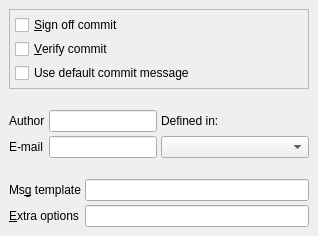
       <widget class="QWidget" name="Commit">
        <attribute name="title">
         <string>&amp;Commit</string>
        </attribute>
        <layout class="QHBoxLayout">
         <property name="spacing">
          <number>6</number>
         </property>
         <property name="margin">
          <number>9</number>
         </property>
         <item>
          <layout class="QVBoxLayout">
           <property name="spacing">
            <number>0</number>
           </property>
           <property name="margin">
            <number>0</number>
           </property>
           <item>
            <widget class="QFrame" name="frame_4">
             <property name="frameShape">
              <enum>QFrame::StyledPanel</enum>
             </property>
             <property name="frameShadow">
              <enum>QFrame::Raised</enum>
             </property>
             <layout class="QHBoxLayout">
              <property name="spacing">
               <number>0</number>
              </property>
              <property name="margin">
               <number>2</number>
              </property>
              <item>
               <layout class="QVBoxLayout">
                <property name="spacing">
                 <number>4</number>
                </property>
                <property name="margin">
                 <number>3</number>
                </property>
                <item>
                 <widget class="QCheckBox" name="checkBoxCommitSign">
                  <property name="toolTip">
                   <string>Check to add -s option to git commit-script</string>
                  </property>
                  <property name="text">
                   <string>&amp;Sign off commit</string>
                  </property>
                  <property name="shortcut">
                   <string>Alt+S</string>
                  </property>
                 </widget>
                </item>
                <item>
                 <widget class="QCheckBox" name="checkBoxCommitVerify">
                  <property name="toolTip">
                   <string>Check to add -v option to git commit-script</string>
                  </property>
                  <property name="text">
                   <string>&amp;Verify commit</string>
                  </property>
                  <property name="shortcut">
                   <string>Alt+V</string>
                  </property>
                 </widget>
                </item>
                <item>
                 <widget class="QCheckBox" name="checkBoxCommitUseDefMsg">
                  <property name="text">
                   <string>Use default commit message</string>
                  </property>
                 </widget>
                </item>
               </layout>
              </item>
             </layout>
            </widget>
           </item>
           <item>
            <spacer>
             <property name="orientation">
              <enum>Qt::Vertical</enum>
             </property>
             <property name="sizeHint" stdset="0">
              <size>
               <width>20</width>
               <height>21</height>
              </size>
             </property>
            </spacer>
           </item>
           <item>
            <layout class="QGridLayout">
             <property name="margin">
              <number>0</number>
             </property>
             <property name="spacing">
              <number>4</number>
             </property>
             <item row="0" column="2">
              <widget class="QLabel" name="textLabelComboUsr">
               <property name="text">
                <string>Defined in:                           </string>
               </property>
              </widget>
             </item>
             <item row="0" column="0">
              <widget class="QLabel" name="textLabelAuthor">
               <property name="text">
                <string>Author</string>
               </property>
               <property name="buddy">
                <cstring>lineEditAuthor</cstring>
               </property>
              </widget>
             </item>
             <item row="1" column="2">
              <widget class="QComboBox" name="comboBoxUserSrc"/>
             </item>
             <item row="0" column="1">
              <widget class="QLineEdit" name="lineEditAuthor">
               <property name="readOnly">
                <bool>true</bool>
               </property>
              </widget>
             </item>
             <item row="1" column="1">
              <widget class="QLineEdit" name="lineEditMail">
               <property name="readOnly">
                <bool>true</bool>
               </property>
              </widget>
             </item>
             <item row="1" column="0">
              <widget class="QLabel" name="textLabelAuthor_2">
               <property name="text">
                <string>E-mail</string>
               </property>
               <property name="buddy">
                <cstring>lineEditMail</cstring>
               </property>
              </widget>
             </item>
            </layout>
           </item>
           <item>
            <spacer>
             <property name="orientation">
              <enum>Qt::Vertical</enum>
             </property>
             <property name="sizeHint" stdset="0">
              <size>
               <width>20</width>
               <height>21</height>
              </size>
             </property>
            </spacer>
           </item>
           <item>
            <layout class="QGridLayout">
             <property name="margin">
              <number>0</number>
             </property>
             <property name="spacing">
              <number>4</number>
             </property>
             <item row="0" column="0">
              <widget class="QLabel" name="textLabelTemplate">
               <property name="text">
                <string>Ms&amp;g template</string>
               </property>
               <property name="textFormat">
                <enum>Qt::PlainText</enum>
               </property>
               <property name="wordWrap">
                <bool>false</bool>
               </property>
               <property name="buddy">
                <cstring>lineEditAuthor</cstring>
               </property>
              </widget>
             </item>
             <item row="1" column="0">
              <widget class="QLabel" name="textLabelDiffTreeArgs_2">
               <property name="text">
                <string>&amp;Extra options</string>
               </property>
               <property name="wordWrap">
                <bool>false</bool>
               </property>
               <property name="buddy">
                <cstring>lineEditCommitExtraOptions</cstring>
               </property>
              </widget>
             </item>
             <item row="0" column="1">
              <widget class="QLineEdit" name="lineEditTemplate">
               <property name="toolTip">
                <string>Commit message template file</string>
               </property>
              </widget>
             </item>
             <item row="1" column="1">
              <widget class="QLineEdit" name="lineEditCommitExtraOptions">
               <property name="toolTip">
                <string>Extra options to pass to git commit-script</string>
               </property>
              </widget>
             </item>
            </layout>
           </item>
          </layout>
         </item>
        </layout>
       </widget>
